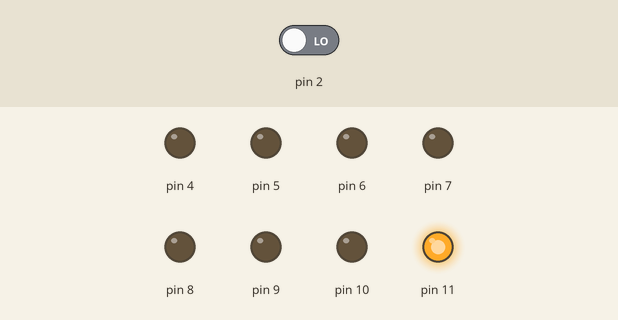
This sketch was run on a simulated Arduino Uno, built with avr-gcc and run on an emulated ATmega328P. Shown: output pins drawn as LEDs (lit = HIGH). Inputs (shaded band) come from the test bench; at power-on: pin 2 LOW.

Above: at 0.5 s.
At 2.5 s:
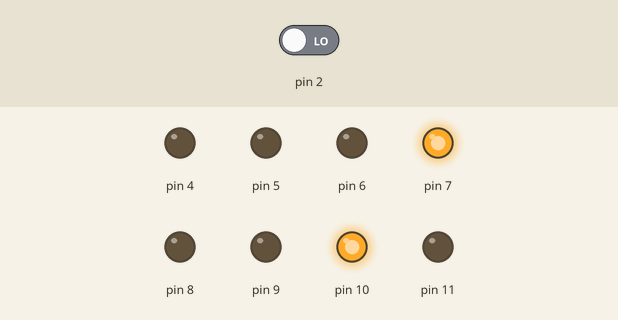
At 3.5 s:
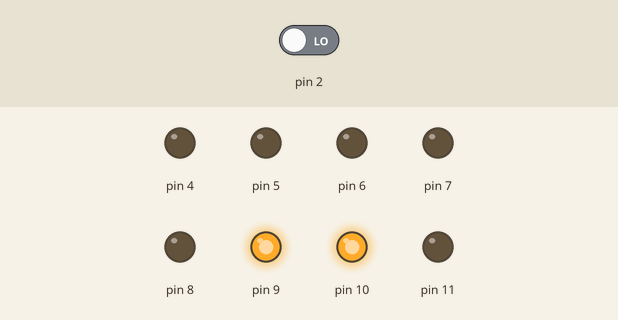
At 5.5 s:
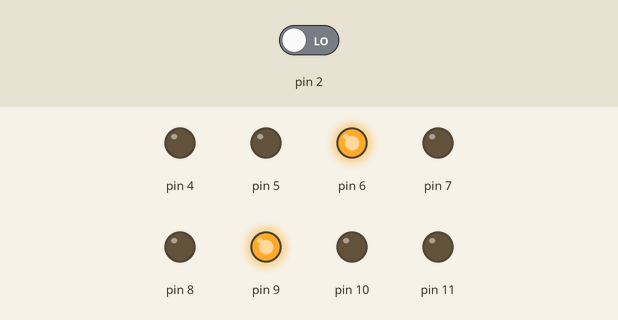
At 8.5 s:
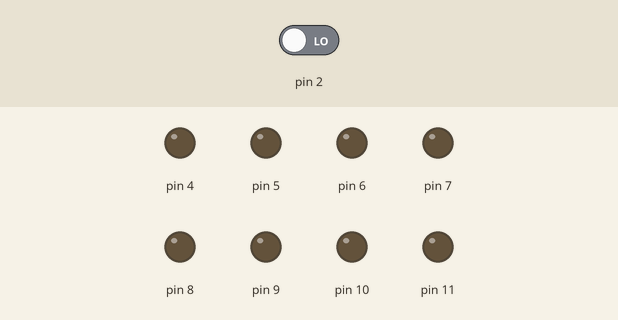
At 11.5 s:
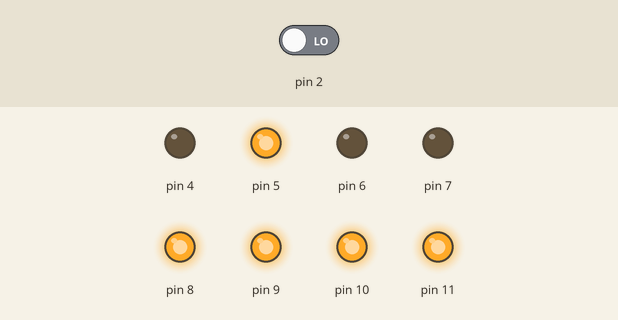
Timing chart, 0 to 13.0 s (numbered marks = the images above):
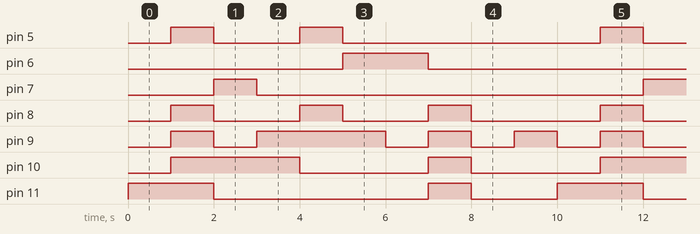

The sketch:

EX7.4.ino
```cpp
void blink()
{
    digitalWrite(4,HIGH);
    delay(200);
    digitalWrite(4,LOW);
}

void setup()
{
  //attachInterrupt(digitalPinToInterrupt(pin), ISR ,mode);
  pinMode(4, OUTPUT);
  for (char i = 5; i<12; i++)
  {
    pinMode(i, OUTPUT);
  }
  attachInterrupt(digitalPinToInterrupt(2), blink ,RISING);
}

void loop() //CA
{
  int number_09[10][7] ={{0,0,0,0,0,0,1},  //row0
                         {1,0,0,1,1,1,1},  //row1
                         {0,0,1,0,0,1,0},  //row2
                         {0,0,0,0,1,1,0},  //row3
                         {1,0,0,1,1,0,0},  //row4
                         {0,1,0,0,1,0,0},  //row5
                         {0,1,0,0,0,0,0},  //row6
                         {0,0,0,1,1,1,1},  //row7
                         {0,0,0,0,0,0,0},  //row8
                         {0,0,0,0,1,0,0},};//row9 //a,b,c,d,e,f,g

  for (char row=0; row<10; row++)
  {
    for (char pin=5; pin<12; pin++)
    {
    digitalWrite(pin, number_09[row][pin-5]);
    }
    delay(1000);
  }
}
```

Measured:
- by itself, pin 5: repeats every 10.0 s: LOW 2.0 s, HIGH 1.0 s, LOW 6.0 s, HIGH 1.0 s
- by itself, pin 6: alternates HIGH for 2.0 s and LOW for 8.0 s
- by itself, pin 7: alternates HIGH for 1.0 s and LOW for 9.0 s
- by itself, pin 8: repeats every 10.0 s: 2 × (LOW 2.0 s, HIGH 1.0 s), LOW 3.0 s, HIGH 1.0 s
- by itself, pin 9: repeats every 10.0 s: LOW 1.0 s, HIGH 3.0 s, 3 × (LOW 1.0 s, HIGH 1.0 s)
- by itself, pin 10: repeats every 10.0 s: LOW 3.0 s, HIGH 1.0 s, LOW 3.0 s, HIGH 3.0 s
- by itself, pin 11: repeats every 10.0 s: LOW 5.0 s, HIGH 1.0 s, LOW 2.0 s, HIGH 2.0 s
